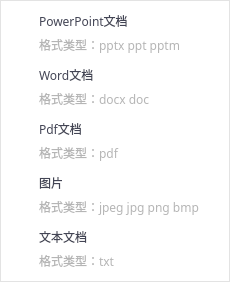
<?xml version="1.0" encoding="UTF-8"?>
<ui version="4.0">
 <class>STCloudSupportClass</class>
 <widget class="QWidget" name="STCloudSupportClass">
  <property name="geometry">
   <rect>
    <x>0</x>
    <y>0</y>
    <width>230</width>
    <height>282</height>
   </rect>
  </property>
  <property name="windowTitle">
   <string>STCloudSupport</string>
  </property>
  <property name="styleSheet">
   <string notr="true"/>
  </property>
  <layout class="QVBoxLayout" name="verticalLayout_7">
   <property name="spacing">
    <number>0</number>
   </property>
   <property name="leftMargin">
    <number>0</number>
   </property>
   <property name="topMargin">
    <number>0</number>
   </property>
   <property name="rightMargin">
    <number>0</number>
   </property>
   <property name="bottomMargin">
    <number>0</number>
   </property>
   <item>
    <widget class="QWidget" name="widget_19" native="true">
     <property name="styleSheet">
      <string notr="true">QWidget#widget_19 {background-color: #ffffff;border: 1px solid #e3e3e3;}</string>
     </property>
     <layout class="QVBoxLayout" name="verticalLayout_8">
      <property name="leftMargin">
       <number>9</number>
      </property>
      <property name="topMargin">
       <number>9</number>
      </property>
      <property name="rightMargin">
       <number>9</number>
      </property>
      <property name="bottomMargin">
       <number>9</number>
      </property>
      <item>
       <widget class="QWidget" name="widPPT" native="true">
        <layout class="QVBoxLayout" name="verticalLayout">
         <property name="spacing">
          <number>0</number>
         </property>
         <property name="leftMargin">
          <number>0</number>
         </property>
         <property name="topMargin">
          <number>0</number>
         </property>
         <property name="rightMargin">
          <number>0</number>
         </property>
         <property name="bottomMargin">
          <number>0</number>
         </property>
         <item>
          <widget class="QWidget" name="widget_2" native="true">
           <layout class="QHBoxLayout" name="horizontalLayout">
            <property name="leftMargin">
             <number>0</number>
            </property>
            <property name="topMargin">
             <number>0</number>
            </property>
            <property name="rightMargin">
             <number>0</number>
            </property>
            <property name="bottomMargin">
             <number>0</number>
            </property>
            <item>
             <widget class="QLabel" name="label">
              <property name="minimumSize">
               <size>
                <width>24</width>
                <height>24</height>
               </size>
              </property>
              <property name="maximumSize">
               <size>
                <width>24</width>
                <height>24</height>
               </size>
              </property>
              <property name="styleSheet">
               <string notr="true">border-image: url(:/SoftTerminal/images/ppt.png);</string>
              </property>
              <property name="text">
               <string/>
              </property>
             </widget>
            </item>
            <item>
             <widget class="QLabel" name="label_2">
              <property name="minimumSize">
               <size>
                <width>0</width>
                <height>24</height>
               </size>
              </property>
              <property name="maximumSize">
               <size>
                <width>16777215</width>
                <height>24</height>
               </size>
              </property>
              <property name="font">
               <font>
                <family>微软雅黑</family>
               </font>
              </property>
              <property name="styleSheet">
               <string notr="true">color: rgb(67, 69, 85);</string>
              </property>
              <property name="text">
               <string>PowerPoint文档</string>
              </property>
             </widget>
            </item>
           </layout>
          </widget>
         </item>
         <item>
          <widget class="QWidget" name="widget_3" native="true">
           <layout class="QHBoxLayout" name="horizontalLayout_2">
            <property name="leftMargin">
             <number>0</number>
            </property>
            <property name="topMargin">
             <number>0</number>
            </property>
            <property name="rightMargin">
             <number>0</number>
            </property>
            <property name="bottomMargin">
             <number>0</number>
            </property>
            <item>
             <widget class="QLabel" name="label_3">
              <property name="minimumSize">
               <size>
                <width>24</width>
                <height>24</height>
               </size>
              </property>
              <property name="maximumSize">
               <size>
                <width>24</width>
                <height>24</height>
               </size>
              </property>
              <property name="text">
               <string/>
              </property>
             </widget>
            </item>
            <item>
             <widget class="QLabel" name="label_4">
              <property name="minimumSize">
               <size>
                <width>0</width>
                <height>24</height>
               </size>
              </property>
              <property name="maximumSize">
               <size>
                <width>16777215</width>
                <height>24</height>
               </size>
              </property>
              <property name="font">
               <font>
                <family>微软雅黑 Light</family>
               </font>
              </property>
              <property name="styleSheet">
               <string notr="true">color: rgb(181, 181, 181);</string>
              </property>
              <property name="text">
               <string>格式类型：pptx ppt pptm</string>
              </property>
             </widget>
            </item>
           </layout>
          </widget>
         </item>
        </layout>
       </widget>
      </item>
      <item>
       <widget class="QWidget" name="widWord" native="true">
        <layout class="QVBoxLayout" name="verticalLayout_3">
         <property name="spacing">
          <number>0</number>
         </property>
         <property name="leftMargin">
          <number>0</number>
         </property>
         <property name="topMargin">
          <number>0</number>
         </property>
         <property name="rightMargin">
          <number>0</number>
         </property>
         <property name="bottomMargin">
          <number>0</number>
         </property>
         <item>
          <widget class="QWidget" name="widget_8" native="true">
           <layout class="QHBoxLayout" name="horizontalLayout_5">
            <property name="leftMargin">
             <number>0</number>
            </property>
            <property name="topMargin">
             <number>0</number>
            </property>
            <property name="rightMargin">
             <number>0</number>
            </property>
            <property name="bottomMargin">
             <number>0</number>
            </property>
            <item>
             <widget class="QLabel" name="label_9">
              <property name="minimumSize">
               <size>
                <width>24</width>
                <height>24</height>
               </size>
              </property>
              <property name="maximumSize">
               <size>
                <width>24</width>
                <height>24</height>
               </size>
              </property>
              <property name="styleSheet">
               <string notr="true">border-image: url(:/SoftTerminal/images/doc.png);</string>
              </property>
              <property name="text">
               <string/>
              </property>
             </widget>
            </item>
            <item>
             <widget class="QLabel" name="label_10">
              <property name="minimumSize">
               <size>
                <width>0</width>
                <height>24</height>
               </size>
              </property>
              <property name="maximumSize">
               <size>
                <width>16777215</width>
                <height>24</height>
               </size>
              </property>
              <property name="font">
               <font>
                <family>微软雅黑</family>
               </font>
              </property>
              <property name="styleSheet">
               <string notr="true">color: rgb(67, 69, 85);</string>
              </property>
              <property name="text">
               <string>Word文档</string>
              </property>
             </widget>
            </item>
           </layout>
          </widget>
         </item>
         <item>
          <widget class="QWidget" name="widget_9" native="true">
           <layout class="QHBoxLayout" name="horizontalLayout_6">
            <property name="leftMargin">
             <number>0</number>
            </property>
            <property name="topMargin">
             <number>0</number>
            </property>
            <property name="rightMargin">
             <number>0</number>
            </property>
            <property name="bottomMargin">
             <number>0</number>
            </property>
            <item>
             <widget class="QLabel" name="label_11">
              <property name="minimumSize">
               <size>
                <width>24</width>
                <height>24</height>
               </size>
              </property>
              <property name="maximumSize">
               <size>
                <width>24</width>
                <height>24</height>
               </size>
              </property>
              <property name="text">
               <string/>
              </property>
             </widget>
            </item>
            <item>
             <widget class="QLabel" name="label_12">
              <property name="minimumSize">
               <size>
                <width>0</width>
                <height>24</height>
               </size>
              </property>
              <property name="maximumSize">
               <size>
                <width>16777215</width>
                <height>24</height>
               </size>
              </property>
              <property name="font">
               <font>
                <family>微软雅黑 Light</family>
               </font>
              </property>
              <property name="styleSheet">
               <string notr="true">color: rgb(181, 181, 181);</string>
              </property>
              <property name="text">
               <string>格式类型：docx doc</string>
              </property>
             </widget>
            </item>
           </layout>
          </widget>
         </item>
        </layout>
       </widget>
      </item>
      <item>
       <widget class="QWidget" name="widPdf" native="true">
        <layout class="QVBoxLayout" name="verticalLayout_2">
         <property name="spacing">
          <number>0</number>
         </property>
         <property name="leftMargin">
          <number>0</number>
         </property>
         <property name="topMargin">
          <number>0</number>
         </property>
         <property name="rightMargin">
          <number>0</number>
         </property>
         <property name="bottomMargin">
          <number>0</number>
         </property>
         <item>
          <widget class="QWidget" name="widget_5" native="true">
           <layout class="QHBoxLayout" name="horizontalLayout_3">
            <property name="leftMargin">
             <number>0</number>
            </property>
            <property name="topMargin">
             <number>0</number>
            </property>
            <property name="rightMargin">
             <number>0</number>
            </property>
            <property name="bottomMargin">
             <number>0</number>
            </property>
            <item>
             <widget class="QLabel" name="label_5">
              <property name="minimumSize">
               <size>
                <width>24</width>
                <height>24</height>
               </size>
              </property>
              <property name="maximumSize">
               <size>
                <width>24</width>
                <height>24</height>
               </size>
              </property>
              <property name="styleSheet">
               <string notr="true">border-image: url(:/SoftTerminal/images/pdf.png);</string>
              </property>
              <property name="text">
               <string/>
              </property>
             </widget>
            </item>
            <item>
             <widget class="QLabel" name="label_6">
              <property name="minimumSize">
               <size>
                <width>0</width>
                <height>24</height>
               </size>
              </property>
              <property name="maximumSize">
               <size>
                <width>16777215</width>
                <height>24</height>
               </size>
              </property>
              <property name="font">
               <font>
                <family>微软雅黑</family>
               </font>
              </property>
              <property name="styleSheet">
               <string notr="true">color: rgb(67, 69, 85);</string>
              </property>
              <property name="text">
               <string>Pdf文档</string>
              </property>
             </widget>
            </item>
           </layout>
          </widget>
         </item>
         <item>
          <widget class="QWidget" name="widget_6" native="true">
           <layout class="QHBoxLayout" name="horizontalLayout_4">
            <property name="leftMargin">
             <number>0</number>
            </property>
            <property name="topMargin">
             <number>0</number>
            </property>
            <property name="rightMargin">
             <number>0</number>
            </property>
            <property name="bottomMargin">
             <number>0</number>
            </property>
            <item>
             <widget class="QLabel" name="label_7">
              <property name="minimumSize">
               <size>
                <width>24</width>
                <height>24</height>
               </size>
              </property>
              <property name="maximumSize">
               <size>
                <width>24</width>
                <height>24</height>
               </size>
              </property>
              <property name="text">
               <string/>
              </property>
             </widget>
            </item>
            <item>
             <widget class="QLabel" name="label_8">
              <property name="minimumSize">
               <size>
                <width>0</width>
                <height>24</height>
               </size>
              </property>
              <property name="maximumSize">
               <size>
                <width>16777215</width>
                <height>24</height>
               </size>
              </property>
              <property name="font">
               <font>
                <family>微软雅黑 Light</family>
               </font>
              </property>
              <property name="styleSheet">
               <string notr="true">color: rgb(181, 181, 181);</string>
              </property>
              <property name="text">
               <string>格式类型：pdf</string>
              </property>
             </widget>
            </item>
           </layout>
          </widget>
         </item>
        </layout>
       </widget>
      </item>
      <item>
       <widget class="QWidget" name="widPic" native="true">
        <layout class="QVBoxLayout" name="verticalLayout_4">
         <property name="spacing">
          <number>0</number>
         </property>
         <property name="leftMargin">
          <number>0</number>
         </property>
         <property name="topMargin">
          <number>0</number>
         </property>
         <property name="rightMargin">
          <number>0</number>
         </property>
         <property name="bottomMargin">
          <number>0</number>
         </property>
         <item>
          <widget class="QWidget" name="widget_11" native="true">
           <layout class="QHBoxLayout" name="horizontalLayout_7">
            <property name="leftMargin">
             <number>0</number>
            </property>
            <property name="topMargin">
             <number>0</number>
            </property>
            <property name="rightMargin">
             <number>0</number>
            </property>
            <property name="bottomMargin">
             <number>0</number>
            </property>
            <item>
             <widget class="QLabel" name="label_13">
              <property name="minimumSize">
               <size>
                <width>24</width>
                <height>24</height>
               </size>
              </property>
              <property name="maximumSize">
               <size>
                <width>24</width>
                <height>24</height>
               </size>
              </property>
              <property name="styleSheet">
               <string notr="true">border-image: url(:/SoftTerminal/images/pic.png);</string>
              </property>
              <property name="text">
               <string/>
              </property>
             </widget>
            </item>
            <item>
             <widget class="QLabel" name="label_14">
              <property name="minimumSize">
               <size>
                <width>0</width>
                <height>24</height>
               </size>
              </property>
              <property name="maximumSize">
               <size>
                <width>16777215</width>
                <height>24</height>
               </size>
              </property>
              <property name="font">
               <font>
                <family>微软雅黑</family>
               </font>
              </property>
              <property name="styleSheet">
               <string notr="true">color: rgb(67, 69, 85);</string>
              </property>
              <property name="text">
               <string>图片</string>
              </property>
             </widget>
            </item>
           </layout>
          </widget>
         </item>
         <item>
          <widget class="QWidget" name="widget_12" native="true">
           <layout class="QHBoxLayout" name="horizontalLayout_8">
            <property name="leftMargin">
             <number>0</number>
            </property>
            <property name="topMargin">
             <number>0</number>
            </property>
            <property name="rightMargin">
             <number>0</number>
            </property>
            <property name="bottomMargin">
             <number>0</number>
            </property>
            <item>
             <widget class="QLabel" name="label_15">
              <property name="minimumSize">
               <size>
                <width>24</width>
                <height>24</height>
               </size>
              </property>
              <property name="maximumSize">
               <size>
                <width>24</width>
                <height>24</height>
               </size>
              </property>
              <property name="text">
               <string/>
              </property>
             </widget>
            </item>
            <item>
             <widget class="QLabel" name="label_16">
              <property name="minimumSize">
               <size>
                <width>0</width>
                <height>24</height>
               </size>
              </property>
              <property name="maximumSize">
               <size>
                <width>16777215</width>
                <height>24</height>
               </size>
              </property>
              <property name="font">
               <font>
                <family>微软雅黑 Light</family>
               </font>
              </property>
              <property name="styleSheet">
               <string notr="true">color: rgb(181, 181, 181);</string>
              </property>
              <property name="text">
               <string>格式类型：jpeg jpg png bmp</string>
              </property>
             </widget>
            </item>
           </layout>
          </widget>
         </item>
        </layout>
       </widget>
      </item>
      <item>
       <widget class="QWidget" name="widTxt" native="true">
        <layout class="QVBoxLayout" name="verticalLayout_6">
         <property name="spacing">
          <number>0</number>
         </property>
         <property name="leftMargin">
          <number>0</number>
         </property>
         <property name="topMargin">
          <number>0</number>
         </property>
         <property name="rightMargin">
          <number>0</number>
         </property>
         <property name="bottomMargin">
          <number>0</number>
         </property>
         <item>
          <widget class="QWidget" name="widget_17" native="true">
           <layout class="QHBoxLayout" name="horizontalLayout_11">
            <property name="leftMargin">
             <number>0</number>
            </property>
            <property name="topMargin">
             <number>0</number>
            </property>
            <property name="rightMargin">
             <number>0</number>
            </property>
            <property name="bottomMargin">
             <number>0</number>
            </property>
            <item>
             <widget class="QLabel" name="label_21">
              <property name="minimumSize">
               <size>
                <width>24</width>
                <height>24</height>
               </size>
              </property>
              <property name="maximumSize">
               <size>
                <width>24</width>
                <height>24</height>
               </size>
              </property>
              <property name="styleSheet">
               <string notr="true">border-image: url(:/SoftTerminal/images/txt.png);</string>
              </property>
              <property name="text">
               <string/>
              </property>
             </widget>
            </item>
            <item>
             <widget class="QLabel" name="label_22">
              <property name="minimumSize">
               <size>
                <width>0</width>
                <height>24</height>
               </size>
              </property>
              <property name="maximumSize">
               <size>
                <width>16777215</width>
                <height>24</height>
               </size>
              </property>
              <property name="font">
               <font>
                <family>微软雅黑</family>
               </font>
              </property>
              <property name="styleSheet">
               <string notr="true">color: rgb(67, 69, 85);</string>
              </property>
              <property name="text">
               <string>文本文档</string>
              </property>
             </widget>
            </item>
           </layout>
          </widget>
         </item>
         <item>
          <widget class="QWidget" name="widget_18" native="true">
           <layout class="QHBoxLayout" name="horizontalLayout_12">
            <property name="leftMargin">
             <number>0</number>
            </property>
            <property name="topMargin">
             <number>0</number>
            </property>
            <property name="rightMargin">
             <number>0</number>
            </property>
            <property name="bottomMargin">
             <number>0</number>
            </property>
            <item>
             <widget class="QLabel" name="label_23">
              <property name="minimumSize">
               <size>
                <width>24</width>
                <height>24</height>
               </size>
              </property>
              <property name="maximumSize">
               <size>
                <width>24</width>
                <height>24</height>
               </size>
              </property>
              <property name="text">
               <string/>
              </property>
             </widget>
            </item>
            <item>
             <widget class="QLabel" name="label_24">
              <property name="minimumSize">
               <size>
                <width>0</width>
                <height>24</height>
               </size>
              </property>
              <property name="maximumSize">
               <size>
                <width>16777215</width>
                <height>24</height>
               </size>
              </property>
              <property name="font">
               <font>
                <family>微软雅黑 Light</family>
               </font>
              </property>
              <property name="styleSheet">
               <string notr="true">color: rgb(181, 181, 181);</string>
              </property>
              <property name="text">
               <string>格式类型：txt</string>
              </property>
             </widget>
            </item>
           </layout>
          </widget>
         </item>
        </layout>
       </widget>
      </item>
     </layout>
    </widget>
   </item>
  </layout>
 </widget>
 <resources>
  <include location="../res/softterminal.qrc"/>
 </resources>
 <connections/>
</ui>
